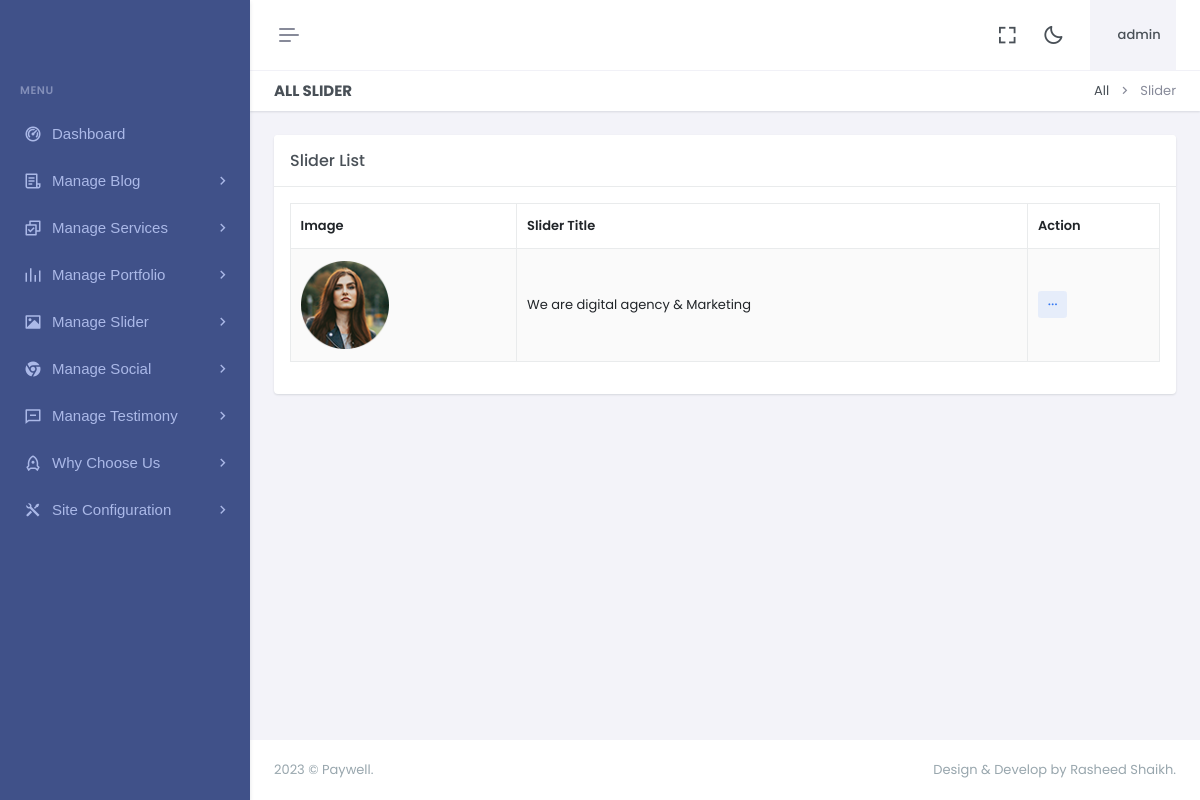
/dashboard/sliderlist.php (signed in), run on the app's committed database.
### tables this page shows
CREATE TABLE `slider` (
  `id` int(11) NOT NULL,
  `slide_title` varchar(150) NOT NULL,
  `slide_text` varchar(500) NOT NULL,
  `ufile` varchar(1000) NOT NULL,
  `updated_at` timestamp NOT NULL DEFAULT current_timestamp() ON UPDATE current_timestamp()
);

### dashboard/sliderlist.php (the view)
<?php include"header.php";?>
<?php include"sidebar.php";?>
<div class="main-content">
 <div class="page-content">
       <div class="container-fluid">
                    <div class="row">
                        <div class="col-12">
                            <div class="page-title-box d-sm-flex align-items-center justify-content-between">
                                <h4 class="mb-sm-0">All Slider</h4>
                                <div class="page-title-right">
                                    <ol class="breadcrumb m-0">
                                        <li class="breadcrumb-item"><a href="javascript: void(0);">All</a></li>
                                        <li class="breadcrumb-item active">Slider</li>
                                    </ol>
                                </div>
                            </div>
                        </div>
                    </div>
                    <div class="row">
                        <div class="col-lg-12">
                            <div class="card">
                                <div class="card-header">
                                    <h5 class="card-title mb-0">Slider List</h5>
                                </div>
                                <div class="card-body">
                                    <table id="example" class="table table-bordered dt-responsive nowrap table-striped align-middle" style="width:100%">
                                        <thead>
                                            <tr>
                                            <th data-ordering="false">Image</th>
                                                <th data-ordering="false">Slider Title</th>
                                                <th>Action</th>
                                            </tr>
                                        </thead>
                                        <tbody>
                                        <?php
				   $q="SELECT * FROM  slider ORDER BY id DESC";
 $r123 = mysqli_query($con,$q);
while($ro = mysqli_fetch_array($r123))
{
	$id="$ro[id]";
	$slide_title="$ro[slide_title]";
  $ufile="$ro[ufile]";
  print "<tr>
  <td>
  <img src='uploads/slider/$ufile' alt='img' style='max-height:150px;'>
  </td>
				  <td>
				  $slide_title
				  </td>
          <td>
                                                    <div class='dropdown d-inline-block'>
                                                        <button class='btn btn-soft-secondary btn-sm dropdown' type='button' data-bs-toggle='dropdown' aria-expanded='false'>
                                                            <i class='ri-more-fill align-middle'></i>
                                                        </button>
                                                        <ul class='dropdown-menu dropdown-menu-end'>
                                                            <li>
                                                                <a href='deleteslide.php?id=$id' class='dropdown-item remove-item-btn'>
                                                                    <i class='ri-delete-bin-fill align-bottom me-2 text-muted'></i> Delete
                                                                </a>
                                                            </li>
                                                        </ul>
                                                    </div>
                                                </td>
				  </tr>";
  }
  ?>
                                        </tbody>
                                    </table>
                                </div>
                            </div>
                        </div>
                    </div>
                </div>
            </div>
            <?php include"footer.php";?>

### data on the page
slider: ufile (picture), slide_title "We are digital agency & Marketing"

### other printed values
$username "admin"
